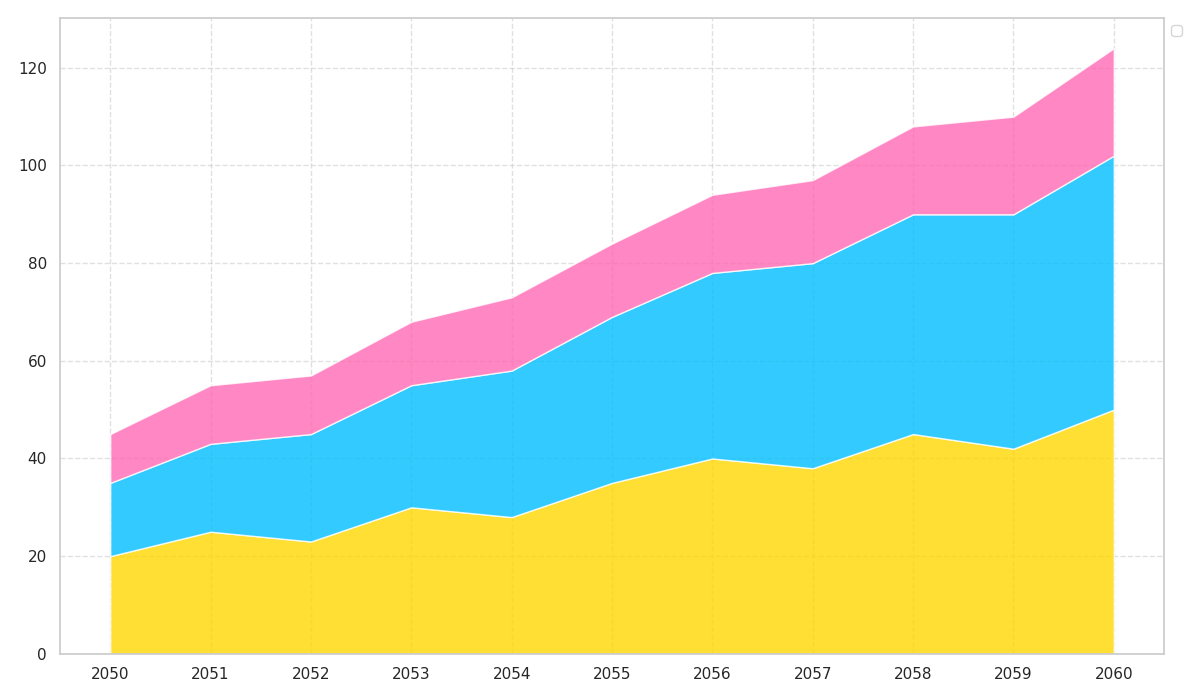

The script that drew this image:
import matplotlib.pyplot as plt
import numpy as np

years = np.arange(2050, 2061)
minerals = [20, 25, 23, 30, 28, 35, 40, 38, 45, 42, 50]
tech_devices = [15, 18, 22, 25, 30, 34, 38, 42, 45, 48, 52]
exotic_foods = [10, 12, 12, 13, 15, 15, 16, 17, 18, 20, 22]

trade_volumes = np.vstack([minerals, tech_devices, exotic_foods])
colors = ['#FFD700', '#00BFFF', '#FF69B4']

fig, ax = plt.subplots(figsize=(12, 7))
ax.stackplot(years, trade_volumes, colors=colors, alpha=0.8)

ax.legend(loc='upper left', fontsize=10, bbox_to_anchor=(1, 1))
ax.set_xticks(years)
ax.set_yticks(np.arange(0, 121, 20))
ax.grid(True, linestyle='--', alpha=0.6)

plt.tight_layout()
plt.show()
